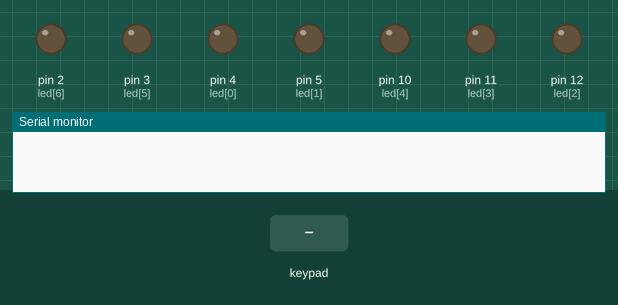
This sketch was run on a simulated Arduino Mega 2560, built with avr-gcc and run on an emulated ATmega2560. Parts: output pins drawn as LEDs (lit = HIGH), the last lines printed to the serial monitor. The test bench sets the inputs (shaded band).

Above: at 1.2 s.
1.3 s: keypad keys 3 0 3 2 3 4 3 6 pressed 0.4 s apart
At 5.2 s:
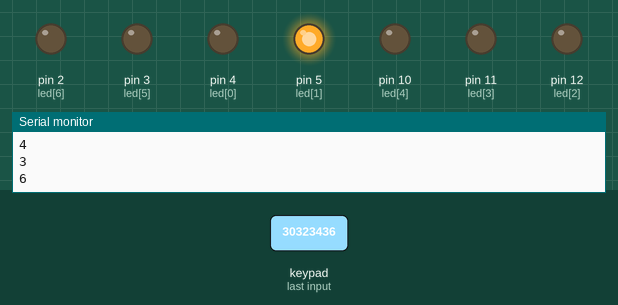
6.0 s: key 'a' pressed
At 6.6 s:
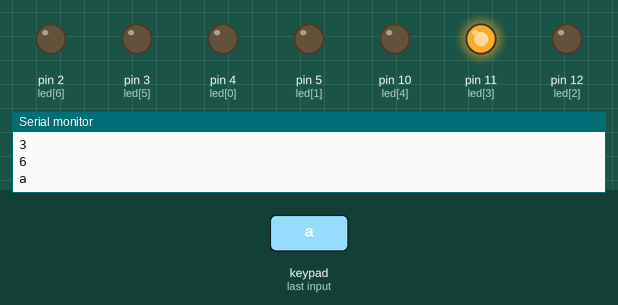
7.5 s: key 'c' pressed
At 8.7 s:
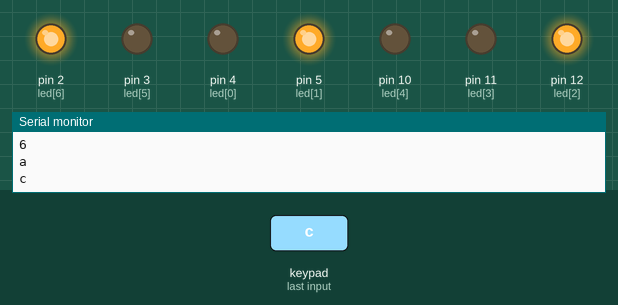
9.0 s: key 'd' pressed
At 10.0 s:
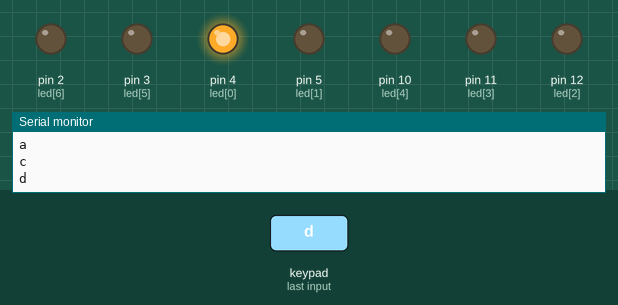
10.5 s: key 'e' pressed
At 11.3 s:
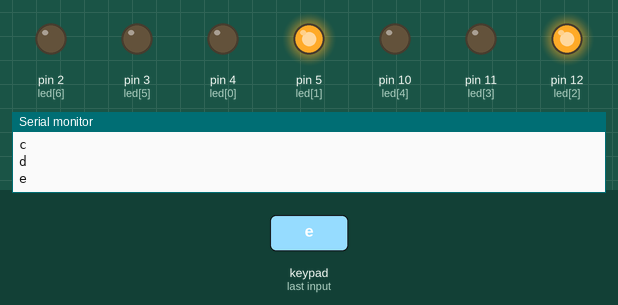
12.0 s: keypad keys 1 3 9 7 2 2 2 2 pressed 0.4 s apart
At 14.8 s:
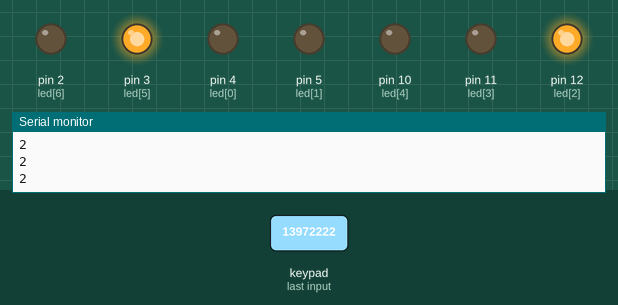
Timing chart, 0 to 16.3 s (numbered marks = the images above; inputs shaded):
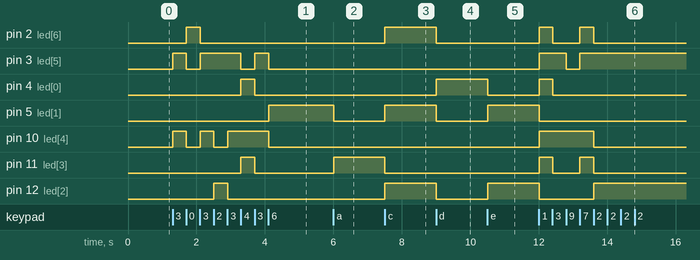

Measured:
- after the input at 1.3 s, pin 2 (led[6]): LOW → HIGH after 0.41 s, → LOW 0.40 s later; pin 3 (led[5]): goes HIGH 0.40 s, LOW 0.40 s, HIGH 1.2 s, LOW 0.40 s, HIGH 0.40 s, then LOW, starting at once
- after the input at 6.0 s, pin 5 (led[1]): HIGH → LOW at once; pin 11 (led[3]): LOW → HIGH at once
- after the input at 7.5 s, pin 2 (led[6]), pin 5 (led[1]), pin 12 (led[2]): LOW → HIGH at once; pin 11 (led[3]): HIGH → LOW at once
- after the input at 9.0 s, pin 2 (led[6]), pin 5 (led[1]), pin 12 (led[2]): HIGH → LOW at once; pin 4 (led[0]): LOW → HIGH at once
- after the input at 10.5 s, pin 4 (led[0]): HIGH → LOW at once; pin 5 (led[1]), pin 12 (led[2]): LOW → HIGH at once
- after the input at 12.0 s, pin 2 (led[6]): alternates HIGH for 0.40 s and LOW for 0.80 s, 4 changes in all, then stays LOW, starting at once; pin 3 (led[5]): LOW → HIGH at once, → LOW 0.80 s later, → HIGH 0.39 s later

The sketch:

LED_Test10.ino
```cpp
// 키패드 입력시 7세그먼트 숫자 나옴
#include <Keypad.h>
const byte ROWS = 4;
const byte COLS = 4;
char hexaKeys[ROWS][COLS] = {
  {'0','1','2','3'},
  {'4','5','6','7'},
  {'8','9','a','b'},
  {'c','d','e','f'}
};

int led[7] = {4, 5, 12, 11, 10, 3, 2};
char led2[16] = {'0','1','2','3','4','5','6','7','8','9','a','b','c','d','e','f'};
int output[16][7] = {
  {0, 0, 0, 0, 0, 0, 1}, // 0
  {1, 0, 0, 1, 1, 1, 1}, // 1
  {0, 0, 1, 0, 0, 1, 0}, // 2
  {0, 0, 0, 0, 1, 1, 0}, // 3
  {1, 0, 0, 1, 1, 0, 0}, // 4
  {0, 1, 0, 0, 1, 0, 0}, // 5
  {0, 1, 0, 0, 0, 0, 0}, // 6
  {0, 0, 0, 1, 1, 1, 1}, // 7
  {0, 0, 0, 0, 0, 0, 0}, // 8
  {0, 0, 0, 0, 1, 0, 0}, // 9
  {0, 0, 0, 1, 0, 0, 0}, // A
  {0, 0, 0, 0, 0, 0, 0}, // B
  {0, 1, 1, 0, 0, 0, 1}, // C
  {1, 0, 0, 0, 0, 0, 0}, // D
  {0, 1, 1, 0, 0, 0, 0}, // E
  {0, 1, 1, 1, 0, 0, 0}, // F
};

byte rowPins[ROWS] = {30, 32, 34, 36};
byte colPins[COLS] = {28, 26, 24, 22};
char customKey;
Keypad customKeypad = Keypad(makeKeymap(hexaKeys),
rowPins, colPins, ROWS, COLS);


void setup()
{
  Serial.begin(9600);
  for(int i=0; i<7; i++)
  {
    pinMode(led[i], OUTPUT);
  }
}

void loop() {
  customKey = customKeypad.getKey();
  if(customKey)
  {
    Serial.println(customKey);
  }
  for(int i=0; i<16; i++)
  {
    if(customKey == led2[i])
    {
      for(int k=0; k<7; k++)
      {
        digitalWrite(led[k], output[i][k]);
      }
    }
  }
}
```
